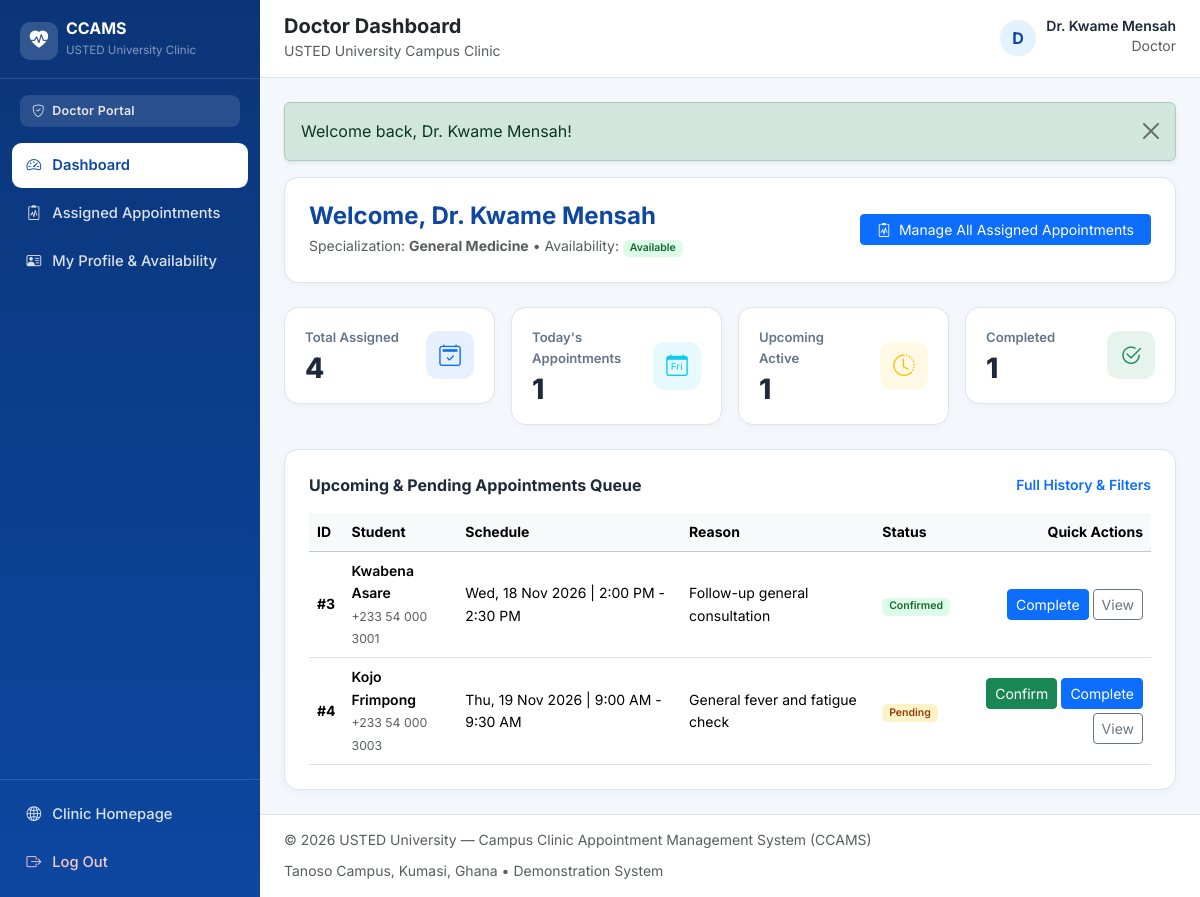
The page /doctor/dashboard.php (signed in) on the database its author committed.
### tables this page shows
CREATE TABLE `users` (
    `user_id` INT UNSIGNED NOT NULL AUTO_INCREMENT,
    `full_name` VARCHAR(120) NOT NULL,
    `email` VARCHAR(150) NOT NULL,
    `password_hash` VARCHAR(255) NOT NULL,
    `phone` VARCHAR(25) DEFAULT NULL,
    `role` ENUM('student', 'doctor', 'admin') NOT NULL DEFAULT 'student',
    `account_status` ENUM('active', 'inactive') NOT NULL DEFAULT 'active',
    `created_at` TIMESTAMP NOT NULL DEFAULT CURRENT_TIMESTAMP,
    `updated_at` TIMESTAMP NOT NULL DEFAULT CURRENT_TIMESTAMP ON UPDATE CURRENT_TIMESTAMP,
    PRIMARY KEY (`user_id`),
    UNIQUE KEY `uq_users_email` (`email`),
    KEY `idx_users_role_status` (`role`, `account_status`)
);

CREATE TABLE `doctors` (
    `doctor_id` INT UNSIGNED NOT NULL AUTO_INCREMENT,
    `user_id` INT UNSIGNED NOT NULL,
    `specialization` VARCHAR(120) NOT NULL,
    `availability_status` ENUM('available', 'unavailable') NOT NULL DEFAULT 'available',
    `created_at` TIMESTAMP NOT NULL DEFAULT CURRENT_TIMESTAMP,
    PRIMARY KEY (`doctor_id`),
    UNIQUE KEY `uq_doctors_user_id` (`user_id`),
    KEY `idx_doctors_specialization` (`specialization`),
    KEY `idx_doctors_availability` (`availability_status`),
    CONSTRAINT `fk_doctors_user`
        FOREIGN KEY (`user_id`) REFERENCES `users` (`user_id`)
        ON DELETE CASCADE ON UPDATE CASCADE
);

CREATE TABLE `appointments` (
    `appointment_id` INT UNSIGNED NOT NULL AUTO_INCREMENT,
    `student_id` INT UNSIGNED NOT NULL,
    `slot_id` INT UNSIGNED NOT NULL,
    `reason` VARCHAR(255) DEFAULT NULL,
    `status` ENUM('pending', 'confirmed', 'cancelled', 'completed', 'rejected') NOT NULL DEFAULT 'pending',
    `created_at` TIMESTAMP NOT NULL DEFAULT CURRENT_TIMESTAMP,
    `updated_at` TIMESTAMP NOT NULL DEFAULT CURRENT_TIMESTAMP ON UPDATE CURRENT_TIMESTAMP,
    PRIMARY KEY (`appointment_id`),
    KEY `idx_appointments_student_status` (`student_id`, `status`),
    KEY `idx_appointments_slot_status` (`slot_id`, `status`),
    KEY `idx_appointments_status_created` (`status`, `created_at`),
    CONSTRAINT `fk_appointments_student`
        FOREIGN KEY (`student_id`) REFERENCES `users` (`user_id`)
        ON DELETE CASCADE ON UPDATE CASCADE,
    CONSTRAINT `fk_appointments_slot`
        FOREIGN KEY (`slot_id`) REFERENCES `appointment_slots` (`slot_id`)
        ON DELETE RESTRICT ON UPDATE CASCADE
);

CREATE TABLE `appointment_slots` (
    `slot_id` INT UNSIGNED NOT NULL AUTO_INCREMENT,
    `doctor_id` INT UNSIGNED NOT NULL,
    `start_time` DATETIME NOT NULL,
    `end_time` DATETIME NOT NULL,
    `status` ENUM('available', 'booked', 'inactive') NOT NULL DEFAULT 'available',
    `created_at` TIMESTAMP NOT NULL DEFAULT CURRENT_TIMESTAMP,
    PRIMARY KEY (`slot_id`),
    KEY `idx_slots_doctor_time` (`doctor_id`, `start_time`),
    KEY `idx_slots_status_time` (`status`, `start_time`),
    CONSTRAINT `fk_slots_doctor`
        FOREIGN KEY (`doctor_id`) REFERENCES `doctors` (`doctor_id`)
        ON DELETE CASCADE ON UPDATE CASCADE
);

### doctor/dashboard.php (the view, shortened to what the rows shown need)
<?php
require_once __DIR__ . '/../includes/auth.php';
$user = require_auth('doctor');
$doctor = require_doctor_record((int) $user['user_id']);
$doctorId = (int) $doctor['doctor_id'];
$pdo = get_pdo();
$queueStmt = $pdo->prepare(
    'SELECT a.appointment_id, a.status, a.reason, s.start_time, s.end_time,
            stu.full_name AS student_name, stu.phone AS student_phone
     FROM appointments a
     INNER JOIN appointment_slots s ON s.slot_id = a.slot_id
     INNER JOIN users stu ON stu.user_id = a.student_id
     WHERE s.doctor_id = :did
       AND a.status IN ("pending", "confirmed")
     ORDER BY s.start_time ASC
     LIMIT 8'
);
$queueStmt->execute(['did' => $doctorId]);
$activeQueue = $queueStmt->fetchAll();
$pageTitle = 'Doctor Dashboard';
$layoutMode = 'dashboard';
require_once __DIR__ . '/../includes/header.php';
?>
<div class="ccams-card p-4 mb-4">
    <div class="d-flex flex-wrap justify-content-between align-items-center gap-3">
        <div>
            <h2 class="h4 fw-bold mb-1 text-primary-dark">Welcome, <?php echo e($doctor['full_name']); ?></h2>
            <p class="small text-muted mb-0">
                Specialization: <strong><?php echo e($doctor['specialization']); ?></strong> &bull;
                Availability:
                <span class="badge <?php echo status_badge_class((string) $doctor['availability_status']); ?>">
                    <?php echo e(ucfirst((string) $doctor['availability_status'])); ?>
                </span>
            </p>
        </div>
    </div>
</div>
<div class="ccams-card p-4">
    <?php if (empty($activeQueue)): ?>
        <p class="small text-muted mb-0">No pending or confirmed appointments awaiting action.</p>
    <?php else: ?>
        <div class="table-responsive">
            <table class="table table-hover align-middle small mb-0">
                <thead class="table-light">
                    <tr>
                        <th>ID</th>
                        <th>Student</th>
                        <th>Schedule</th>
                        <th>Reason</th>
                        <th>Status</th>
                        <th class="text-end">Quick Actions</th>
                    </tr>
                </thead>
                <tbody>
                    <?php foreach ($activeQueue as $appt): ?>
                        <tr>
                            <td class="fw-bold">#<?php echo (int) $appt['appointment_id']; ?></td>
                            <td>
                                <div class="fw-semibold"><?php echo e($appt['student_name']); ?></div>
                                <small class="text-muted"><?php echo e($appt['student_phone'] ?: 'No phone'); ?></small>
                            </td>
                            <td><?php echo e(format_slot_range((string) $appt['start_time'], (string) $appt['end_time'])); ?></td>
                            <td><?php echo e($appt['reason'] ?: '—'); ?></td>
                            <td>
                                <span class="badge <?php echo status_badge_class((string) $appt['status']); ?>">
                                    <?php echo e(ucfirst((string) $appt['status'])); ?>
                                </span>
                            </td>
                            <td class="text-end">
                                <div class="d-inline-flex flex-wrap gap-1 justify-content-end">
                                    <?php if ($appt['status'] === 'pending'): ?>
                                        <form method="post" action="<?php echo e(app_url('doctor/dashboard.php')); ?>">
                                            <button type="submit" class="btn btn-sm btn-success">Confirm</button>
                                        </form>
                                    <?php endif; ?>
                                    <?php if (in_array($appt['status'], ['pending', 'confirmed'], true)): ?>
                                        <form method="post" action="<?php echo e(app_url('doctor/dashboard.php')); ?>">
                                            <button type="submit" class="btn btn-sm btn-primary">Complete</button>
                                        </form>
                                    <?php endif; ?>
                                    <a href="<?php echo e(app_url('doctor/appointment_details.php?id=' . (int) $appt['appointment_id'])); ?>" class="btn btn-sm btn-outline-secondary">
                                        View
                                    </a>
                                </div>
                            </td>
                        </tr>
                    <?php endforeach; ?>
                </tbody>
            </table>
        </div>
    <?php endif; ?>
</div>
<?php require_once __DIR__ . '/../includes/footer.php'; ?>

### includes/header.php (shortened to what the rows shown need)
<?php
$pageTitle = $pageTitle ?? 'USTED University — Campus Clinic Appointment Management System';
$layoutMode = $layoutMode ?? 'public';
$authUser = current_user();
$flashes = get_flashes();
?>
<!DOCTYPE html>
<html lang="en">
<head>
    <link href="https://cdn.jsdelivr.net/npm/bootstrap@5.3.3/dist/css/bootstrap.min.css" rel="stylesheet">
    <link href="https://cdn.jsdelivr.net/npm/bootstrap-icons@1.11.3/font/bootstrap-icons.min.css" rel="stylesheet">
    <link href="<?php echo e(app_url('assets/css/style.css')); ?>" rel="stylesheet">
</head>
<body class="<?php echo $layoutMode === 'dashboard' ? 'ccams-dashboard-body' : 'ccams-public-body'; ?>">
<?php if ($layoutMode === 'dashboard' && $authUser): ?>
    <div class="dashboard-wrapper">
        <aside class="dashboard-sidebar" id="dashboardSidebar" aria-label="Dashboard Navigation">
            <div class="sidebar-brand">
                <a href="<?php echo e(app_url('index.php')); ?>" class="d-flex align-items-center gap-2 text-decoration-none text-white">
                    <span class="brand-emblem">
                        <i class="bi bi-heart-pulse-fill"></i>
                    </span>
                    <div>
                        <div class="fw-bold lh-1 fs-6">CCAMS</div>
                        <small class="text-white-50" style="font-size: 0.72rem;">USTED University Clinic</small>
                    </div>
                </a>
            </div>
            <div class="sidebar-role-pill">
                <i class="bi bi-shield-check me-1"></i>
                <?php echo e(ucfirst($authUser['role'])); ?> Portal
            </div>
            <nav class="sidebar-nav">
                <?php if ($authUser['role'] === 'student'): ?>
                    <a class="sidebar-link <?php echo is_active_nav('student/dashboard.php'); ?>" href="<?php echo e(app_url('student/dashboard.php')); ?>">
                        <i class="bi bi-speedometer2"></i><span>Dashboard</span>
                    </a>
                    <a class="sidebar-link <?php echo is_active_nav('student/doctors.php'); ?>" href="<?php echo e(app_url('student/doctors.php')); ?>">
                        <i class="bi bi-person-badge"></i><span>Available Doctors</span>
                    </a>
                    <a class="sidebar-link <?php echo is_active_nav('student/book_appointment.php'); ?>" href="<?php echo e(app_url('student/book_appointment.php')); ?>">
                        <i class="bi bi-calendar-plus"></i><span>Book Appointment</span>
                    </a>
                    <a class="sidebar-link <?php echo is_active_nav('student/my_appointments.php') || is_active_nav('student/appointment_details.php') ? 'active' : ''; ?>" href="<?php echo e(app_url('student/my_appointments.php')); ?>">
                        <i class="bi bi-calendar2-check"></i><span>My Appointments</span>
                    </a>
                    <a class="sidebar-link <?php echo is_active_nav('student/notifications.php'); ?>" href="<?php echo e(app_url('student/notifications.php')); ?>">
                        <i class="bi bi-bell"></i><span>Notifications</span>
                    </a>
                    <a class="sidebar-link <?php echo is_active_nav('student/profile.php'); ?>" href="<?php echo e(app_url('student/profile.php')); ?>">
                        <i class="bi bi-person-gear"></i><span>Profile &amp; Password</span>
                    </a>
                <?php elseif ($authUser['role'] === 'doctor'): ?>
                    <a class="sidebar-link <?php echo is_active_nav('doctor/dashboard.php'); ?>" href="<?php echo e(app_url('doctor/dashboard.php')); ?>">
                        <i class="bi bi-speedometer2"></i><span>Dashboard</span>
                    </a>
                    <a class="sidebar-link <?php echo is_active_nav('doctor/my_appointments.php') || is_active_nav('doctor/appointment_details.php') ? 'active' : ''; ?>" href="<?php echo e(app_url('doctor/my_appointments.php')); ?>">
                        <i class="bi bi-clipboard2-pulse"></i><span>Assigned Appointments</span>
                    </a>
                    <a class="sidebar-link <?php echo is_active_nav('doctor/profile.php'); ?>" href="<?php echo e(app_url('doctor/profile.php')); ?>">
                        <i class="bi bi-person-vcard"></i><span>My Profile &amp; Availability</span>
                    </a>
                <?php endif; ?>
            </nav>
            <div class="sidebar-footer">
                <a href="<?php echo e(app_url('index.php')); ?>" class="sidebar-link">
                    <i class="bi bi-globe2"></i><span>Clinic Homepage</span>
                </a>
                <form method="post" action="<?php echo e(app_url('logout.php')); ?>" class="mt-1">
                    <button type="submit" class="sidebar-link w-100 border-0 bg-transparent text-start text-danger-soft">
                        <i class="bi bi-box-arrow-right"></i><span>Log Out</span>
                    </button>
                </form>
            </div>
        </aside>
        <div class="dashboard-main">
            <header class="dashboard-topbar">
                <div class="d-flex align-items-center gap-3">
                    <div>
                        <h1 class="h5 mb-0 fw-bold text-dark"><?php echo e($pageTitle); ?></h1>
                        <small class="text-muted">USTED University Campus Clinic</small>
                    </div>
                </div>
                <div class="d-flex align-items-center gap-3">
                    <div class="user-profile-chip">
                        <div class="avatar-circle">
                            <?php echo e(strtoupper(substr((string) $authUser['full_name'], 0, 1))); ?>
                        </div>
                        <div class="d-none d-sm-block text-end">
                            <div class="fw-semibold small lh-1"><?php echo e($authUser['full_name']); ?></div>
                            <small class="text-muted text-capitalize"><?php echo e($authUser['role']); ?></small>
                        </div>
                    </div>
                </div>
            </header>
            <main id="main-content" class="dashboard-content">
                <?php if (!empty($flashes)): ?>
                    <?php foreach ($flashes as $flash): ?>
                        <div class="alert alert-<?php echo e($flash['type']); ?> alert-dismissible fade show shadow-sm" role="alert">
                            <?php echo e($flash['message']); ?>
                            <button type="button" class="btn-close" data-bs-dismiss="alert" aria-label="Close"></button>
                        </div>
                    <?php endforeach; ?>
                <?php endif; ?>
<?php endif; ?>

### rows shown on the page
users: role "Doctor", full_name "D", full_name "Dr. Kwame Mensah"
doctors: user.full_name "Dr. Kwame Mensah", specialization "General Medicine", availability_status "Available"
appointments: appointment_id "3", student.full_name "Kwabena Asare", student.phone "+233 54 000 3001", slot.end_time "Wed, 18 Nov 2026 | 2:00 PM - 2:30 PM", reason "Follow-up general consultation", status "Confirmed"
appointments: appointment_id "4", student.full_name "Kojo Frimpong", student.phone "+233 54 000 3003", slot.end_time "Thu, 19 Nov 2026 | 9:00 AM - 9:30 AM", reason "General fever and fatigue check", status "Pending"

### other values the page prints
$pageTitle "Doctor Dashboard"
$flash['message'] "Welcome back, Dr. Kwame Mensah!"
$stats['total_assigned'] "4"
$stats['today_count'] "1"
$stats['upcoming_count'] "1"
$stats['completed_count'] "1"
